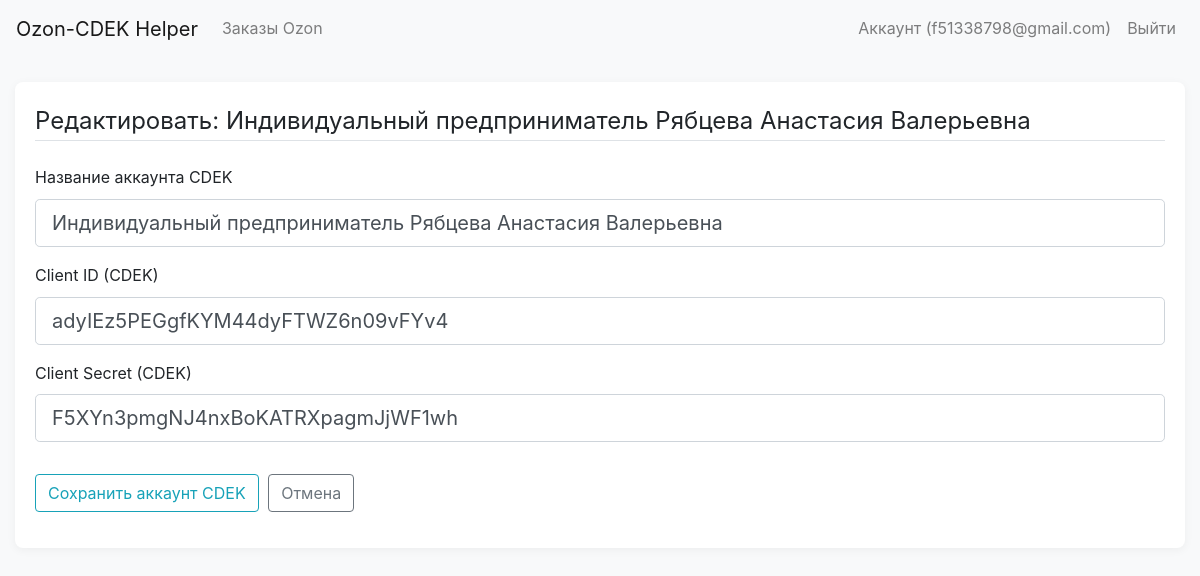
Page /edit_cdek_account/1 (signed in) on the committed database.
### models.py (models this page shows, shortened)
class User(db.Model, UserMixin):
    id = db.Column(db.Integer, primary_key=True)
    email = db.Column(db.String(120), unique=True, nullable=False)
    password_hash = db.Column(db.String(256), nullable=False)
    ozon_shops = db.relationship('OzonShop', backref='owner', lazy=True, cascade="all, delete-orphan")
    cdek_accounts = db.relationship('CdekAccount', backref='owner', lazy=True, cascade="all, delete-orphan")

class CdekAccount(db.Model):
    id = db.Column(db.Integer, primary_key=True)
    account_name = db.Column(db.String(150), nullable=False)
    client_id = db.Column(db.String(100), nullable=False)
    client_secret = db.Column(db.String(100), nullable=False)
    is_default = db.Column(db.Boolean, default=False)
    user_id = db.Column(db.Integer, db.ForeignKey('user.id'), nullable=False)

### app.py (the view)
@app.route("/edit_cdek_account/<int:account_id>", methods=['GET', 'POST'])
@login_required
def edit_cdek_account(account_id):
    cdek_account = CdekAccount.query.get_or_404(account_id)
    if cdek_account.owner != current_user:
        flash('У вас нет прав для редактирования этого аккаунта CDEK.', 'danger')
        return redirect(url_for('account'))
    form = CdekAccountForm()
    if form.validate_on_submit():
        cdek_account.account_name = form.account_name.data
        cdek_account.client_id = form.client_id.data
        cdek_account.client_secret = form.client_secret.data
        db.session.commit()
        flash('Данные аккаунта CDEK обновлены.', 'success')
        return redirect(url_for('account'))
    elif request.method == 'GET':
        form.account_name.data = cdek_account.account_name
        form.client_id.data = cdek_account.client_id
        form.client_secret.data = cdek_account.client_secret
    return render_template('add_edit_cdek_account.html', title='Редактировать аккаунт CDEK', form=form, legend=f'Редактировать: {cdek_account.account_name}')

### forms.py
class CdekAccountForm(FlaskForm):
    account_name = StringField('Название аккаунта CDEK', validators=[DataRequired(), Length(max=150)])
    client_id = StringField('Client ID (CDEK)', validators=[DataRequired(), Length(max=100)])
    client_secret = StringField('Client Secret (CDEK)', validators=[DataRequired(), Length(max=100)])
    submit = SubmitField('Сохранить аккаунт CDEK')

### app.py (called while the page is built)
@login_manager.user_loader
def load_user(user_id):
    return User.query.get(int(user_id))

### templates/add_edit_cdek_account.html (shortened to what this page needs)
{% extends "base.html" %}
{% block content %}
    <div class="content-section">
        <form method="POST" action="">
            <fieldset class="form-group">
                <legend class="border-bottom mb-4">{{ legend }}</legend>
                <div class="form-group">
                    {{ form.account_name.label(class="form-control-label") }}
                    {% if form.account_name.errors %}
                        {{ form.account_name(class="form-control form-control-lg is-invalid") }}
                        <div class="invalid-feedback">
                            {% for error in form.account_name.errors %}
                                <span>{{ error }}</span>
                            {% endfor %}
                        </div>
                    {% else %}
                        {{ form.account_name(class="form-control form-control-lg") }}
                    {% endif %}
                </div>
                <div class="form-group">
                    {{ form.client_id.label(class="form-control-label") }}
                    {% if form.client_id.errors %}
                        {{ form.client_id(class="form-control form-control-lg is-invalid") }}
                        <div class="invalid-feedback">
                            {% for error in form.client_id.errors %}
                                <span>{{ error }}</span>
                            {% endfor %}
                        </div>
                    {% else %}
                        {{ form.client_id(class="form-control form-control-lg") }}
                    {% endif %}
                </div>
                <div class="form-group">
                    {{ form.client_secret.label(class="form-control-label") }}
                    {% if form.client_secret.errors %}
                        {{ form.client_secret(class="form-control form-control-lg is-invalid") }}
                        <div class="invalid-feedback">
                            {% for error in form.client_secret.errors %}
                                <span>{{ error }}</span>
                            {% endfor %}
                        </div>
                    {% else %}
                        {{ form.client_secret(class="form-control form-control-lg") }}
                    {% endif %}
                </div>
            </fieldset>
            <div class="form-group">
                {{ form.submit(class="btn btn-outline-info") }}
                <a href="{{ url_for('account') }}" class="btn btn-outline-secondary">Отмена</a>
            </div>
        </form>
    </div>
{% endblock content %}

### templates/base.html (shortened to what this page needs)
<!DOCTYPE html>
<html lang="ru">
<head>
    <link href="https://stackpath.bootstrapcdn.com/bootstrap/4.5.2/css/bootstrap.min.css" rel="stylesheet">
    <link rel="stylesheet" href="{{ url_for('static', filename='style.css') }}">
</head>
<body>
    <nav class="navbar navbar-expand-lg navbar-light bg-light">
        <a class="navbar-brand" href="{{ url_for('index') }}">Ozon-CDEK Helper</a>
        <div class="collapse navbar-collapse" id="navbarNav">
            <ul class="navbar-nav mr-auto">
                <li class="nav-item">
                    <a class="nav-link" href="{{ url_for('index') }}">Заказы Ozon</a>
                </li>
            </ul>
            <ul class="navbar-nav">
                {% if current_user.is_authenticated %}
                    <li class="nav-item">
                        <a class="nav-link" href="{{ url_for('account') }}">Аккаунт ({{ current_user.email }})</a>
                    </li>
                    <li class="nav-item">
                        <a class="nav-link" href="{{ url_for('logout') }}">Выйти</a>
                    </li>
                {% endif %}
            </ul>
        </div>
    </nav>
    <div class="container mt-4">
        {% block content %}{% endblock %}
    </div>
</body>
</html>

### static/style.css (style rules this page uses)
body { font-family: -apple-system, BlinkMacSystemFont, "Segoe UI", Roboto, "Helvetica Neue", Arial, sans-serif; line-height: 1.6; background-color: #f8f9fa; color: #212529; }
.content-section { background: #ffffff; padding: 20px; border-radius: 8px; box-shadow: 0 2px 10px rgba(0,0,0,0.05); margin-bottom: 20px; }
.btn { margin-right: 5px; }
.container { max-width: 1200px; }

### rows in the picture
User: email "f51338798@gmail.com"
CdekAccount: account_name "Индивидуальный предприниматель Рябцева Анастасия Валерьевна", client_id "adyIEz5PEGgfKYM44dyFTWZ6n09vFYv4", client_secret "F5XYn3pmgNJ4nxBoKATRXpagmJjWF1wh"

### other values in the picture
{{ legend }} "Редактировать: Индивидуальный предприниматель Рябцева Анастасия Валерьевна"
